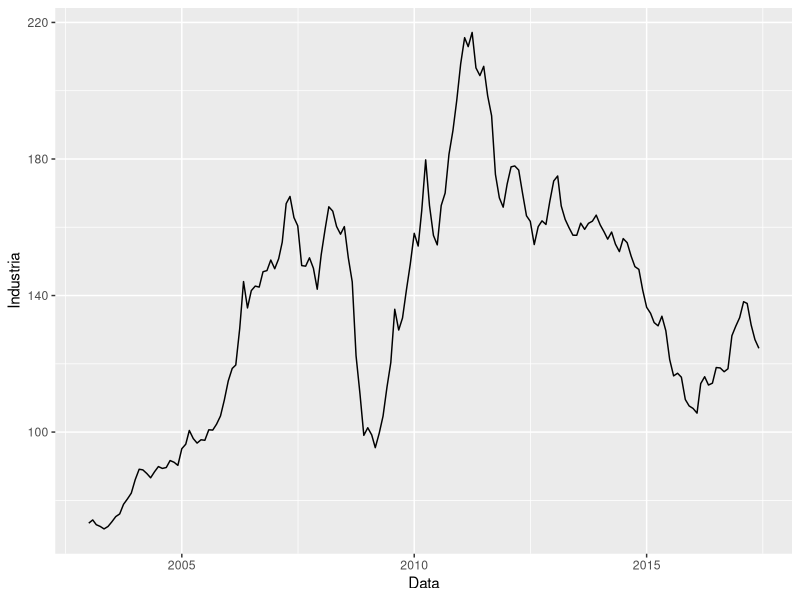
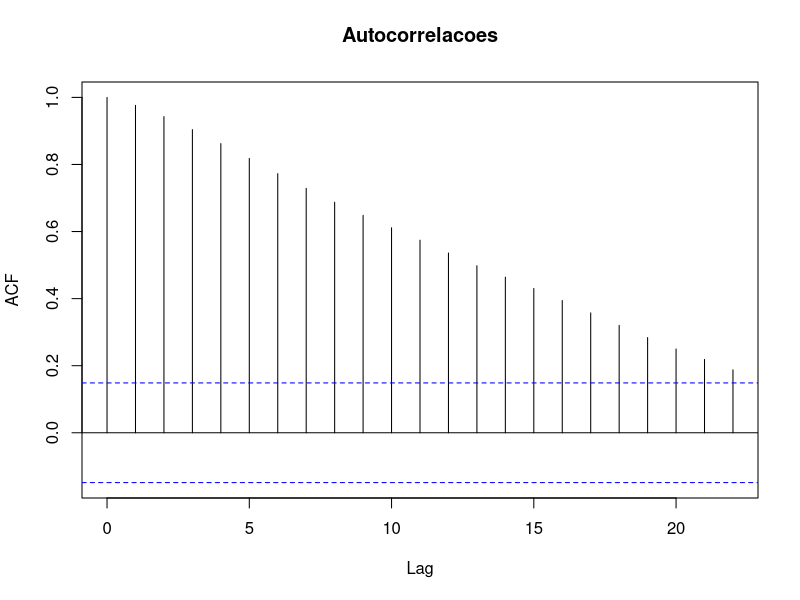
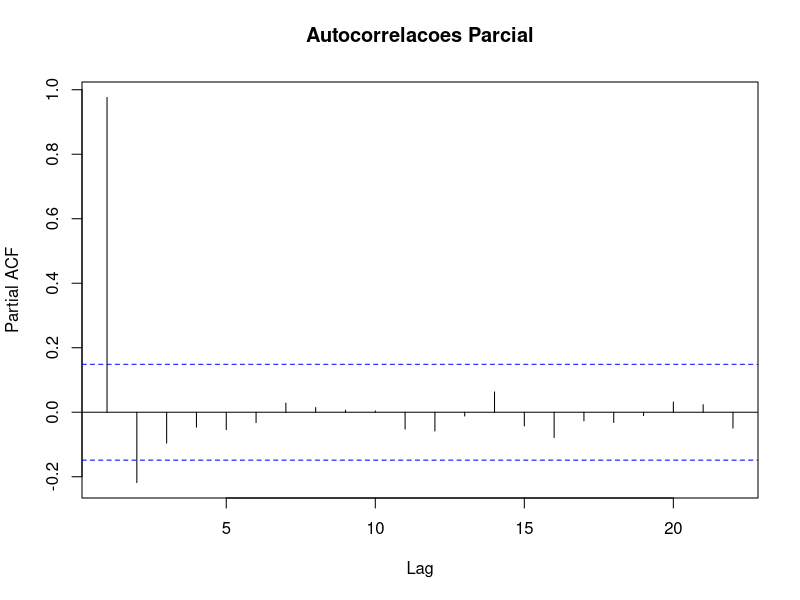
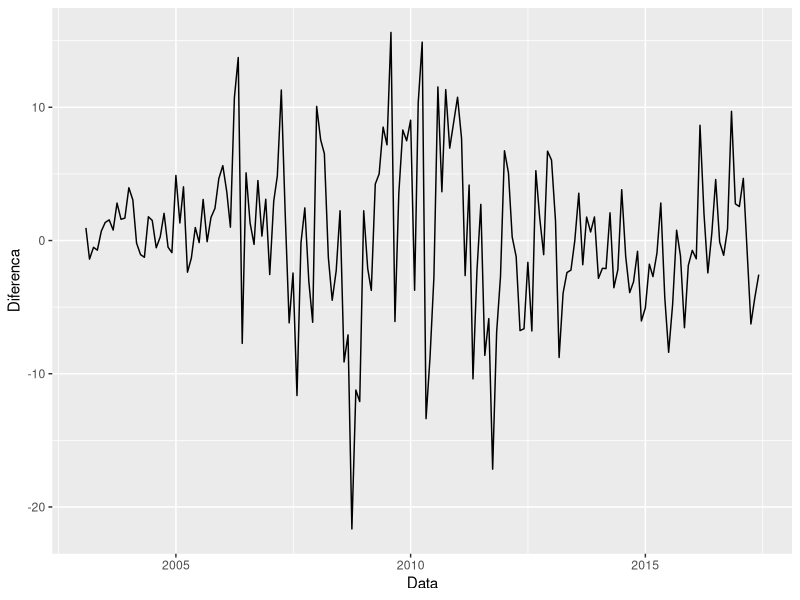
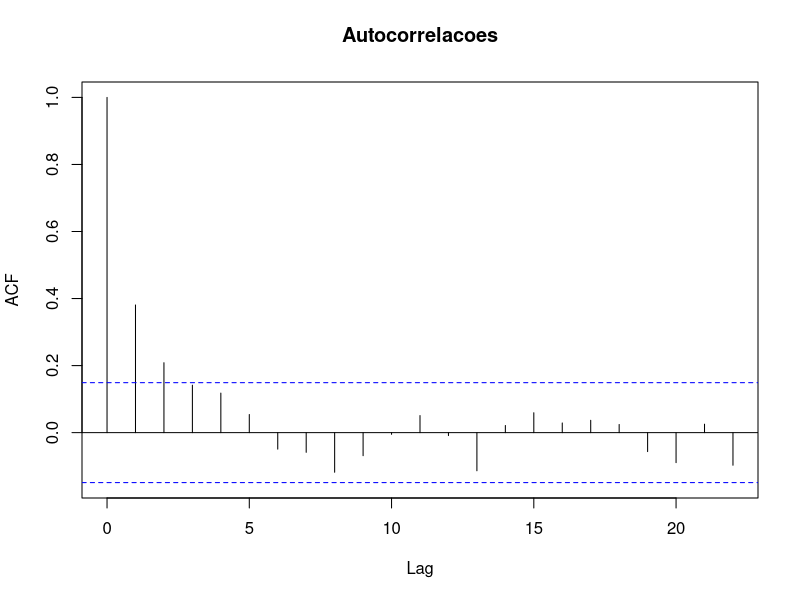
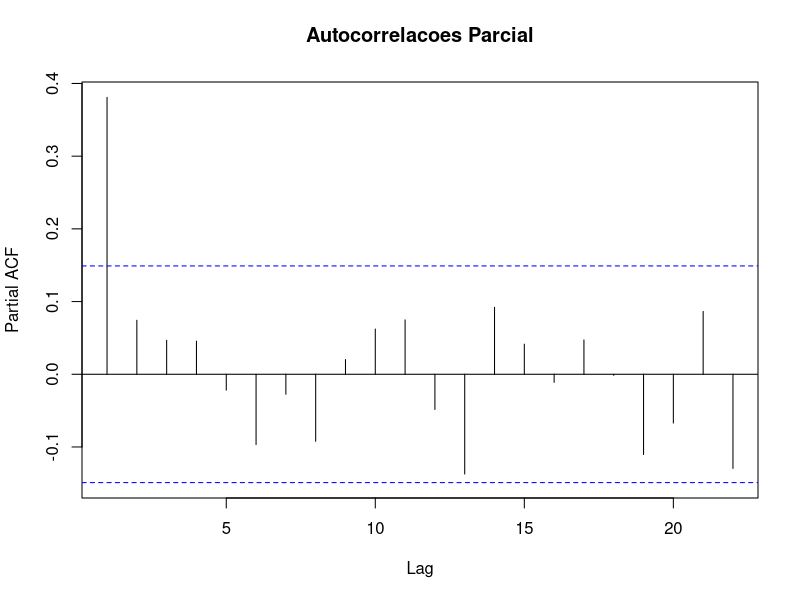
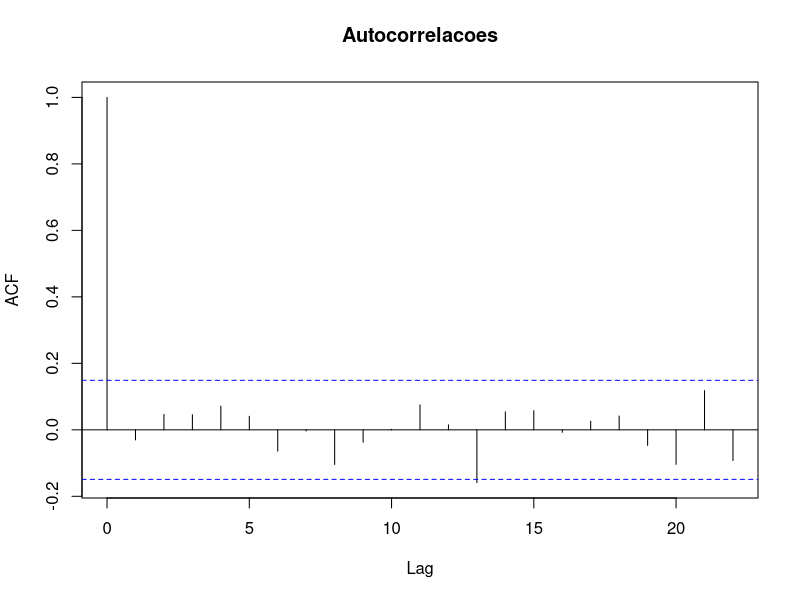
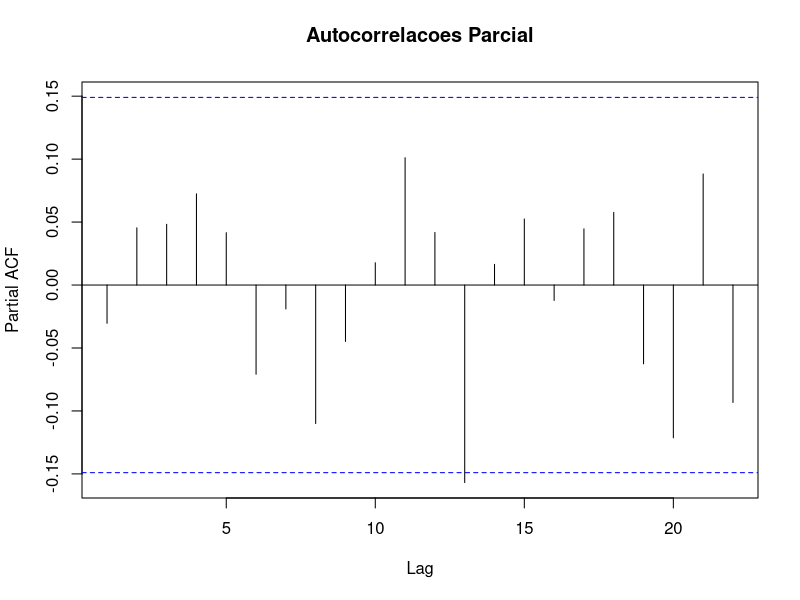

Write the R code that produced these figures, in order.

# Setup -------------------------------------------------------------------
rm(list = ls())

library(readxl)
library(ggplot2)
library(dplyr)

# Load Databse ------------------------------------------------------------

dados <- readxl::read_excel(path = here::here("./databases/Industria.xlsx"))
head(dados)


# Data normalization ------------------------------------------------------

dados$Data = as.Date(dados$Data)
dados = dados %>% arrange(Data)


# Grafico -----------------------------------------------------------------

ggplot(dados) + 
  geom_line(mapping = aes(x=Data, y=Industria))



# Times Series Object -----------------------------------------------------

dados$TimeSeries = ts(dados$Industria, start=c(2003,1),end=c(2017,6),frequency=12)
dados$TimeSeries



# ACF e PACF --------------------------------------------------------------
acf(dados$Industria,
    lag.max = NULL,
    main="Autocorrelacoes")

pacf(dados$Industria,
     lag.max = NULL,
     main="Autocorrelacoes Parcial")


# Estabiliza --------------------------------------------------------------

# Tira a primeira diferenca da serie e elimina a primeira entrada
dados2 = mutate(dados, ln_Ind = log(Industria),
                Diferenca = Industria - lag(Industria),
                Dln_Ind = ln_Ind - lag(ln_Ind)) %>%
  filter(row_number() > 1) %>% 
  mutate(periodo = row_number())


# Grafico dos dados em primeira diferenca ---------------------------------

ggplot(dados2) + 
  geom_line(mapping = aes(x=Data, y=Diferenca))


# ACF e PACF dos dados em primeira diferenca ------------------------------

acf(dados2$Dln_Ind,
    lag.max = NULL,
    main="Autocorrelacoes")

pacf(dados2$Dln_Ind,
     lag.max = NULL,
     main="Autocorrelacoes Parcial")


# Modelo Arima ------------------------------------------------------------

# Como truncou na FACP 2 foi na defasagem 1, sugere um AR(1)
mdl.arima_1 = arima(x = dados2$Dln_Ind,
                    order = c(1,0,0),
                    include.mean = TRUE)
mdl.arima_1


# coeficiente da constante nao eh significativo. Estimar AR(1) sem constante
mdl.arima_2 = arima(x = dados2$Dln_Ind,
                    order = c(1,0,0),
                    include.mean = TRUE,
                    fixed=c(NA,0))
mdl.arima_2

# OUTRO METODO
mdl.arima_2.1 = arima(x = dados2$Dln_Ind,
                      order = c(1,0,0),
                      include.mean = FALSE)
mdl.arima_2.1

# OUTRO METODO: FIXA A CONSTANTE EM ZERO
mdl.arima_2.2 = arima(x = dados2$ln_Ind,
                      order = c(1,1,0),
                      include.mean = FALSE)
mdl.arima_2.2


# ACF e FACP dos residuos -------------------------------------------------

# Gerar os graficos da FAC e da FACP 
acf(mdl.arima_2$residuals,
    lag.max = NULL,
    main="Autocorrelacoes")

pacf(mdl.arima_2$residuals,
     lag.max = NULL,
     main="Autocorrelacoes Parcial")

dados2$Residuals = mdl.arima_2$residuals
dados2 = dados2 %>% mutate(pred = Dln_Ind - Residuals)

ggplot(dados2) +
  geom_line(aes(x = Data, y = Residuals))

# Teste Ljung-Box ---------------------------------------------------------

# Teste Ljung-Box para autocorrelacao dos residuos
box <- Box.test(dados2$Residuals,
                lag=24,
                type='Ljung')

print(box)



# Previsao ----------------------------------------------------------------
require(lubridate)

mdl.arima_2.previsao = predict(mdl.arima_2, n.ahead=12, se.fit = TRUE)

dados3 <- dados2 %>% mutate(se = NA) %>% add_row(
  pred = mdl.arima_2.previsao$pred,
  se = mdl.arima_2.previsao$pred,
  .before = NULL, .after = NULL)


dados3$ln_Pred.Nivel = as.numeric(NA)
dados3$Pred.Nivel = as.numeric(NA)
dados3$ln_Pred.Nivel_sup = as.numeric(NA)
dados3$ln_Pred.Nivel_inf = as.numeric(NA)
dados3$Pred.Nivel_sup = as.numeric(NA)
dados3$Pred.Nivel_inf = as.numeric(NA)
for (i in 173:nrow(dados3)) {
  if(i == 173){
    dados3$ln_Pred.Nivel[i] = dados3$ln_Ind[i]
    dados3$ln_Pred.Nivel_sup[i] = dados3$ln_Pred.Nivel[i]
    dados3$ln_Pred.Nivel_inf[i] = dados3$ln_Pred.Nivel[i]
  } else {
    dados3$ln_Pred.Nivel[i] = dados3$ln_Pred.Nivel[i-1] + dados3$pred[i]
    
    dados3$ln_Pred.Nivel_sup[i] = dados3$ln_Pred.Nivel_sup[i-1] + dados3$pred[i] + 1.95*dados3$se[i]
    dados3$ln_Pred.Nivel_inf[i] = dados3$ln_Pred.Nivel_inf[i-1] + dados3$pred[i] - 1.95*dados3$se[i]
  }
  dados3$Pred.Nivel[i] = exp(dados3$ln_Pred.Nivel[i])
  
  dados3$Pred.Nivel_sup[i] = exp(dados3$ln_Pred.Nivel_sup[i])
  dados3$Pred.Nivel_inf[i] = exp(dados3$ln_Pred.Nivel_inf[i])
}

dados3 <- mutate(dados3, periodo=row_number())

ggplot(dados3) +
  geom_line(mapping = aes(x=periodo, y=Industria)) +
  geom_line(mapping = aes(x=periodo, y=Pred.Nivel), color="red") +
  geom_ribbon(mapping = aes(ymin = Pred.Nivel_inf,
                            ymax = Pred.Nivel_sup, x = periodo),
              fill = "blue", alpha=0.2) 
